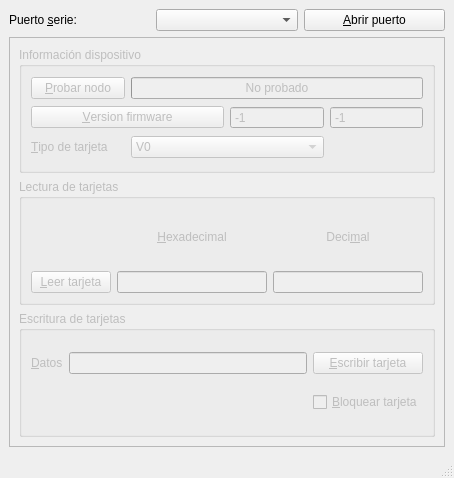
<ui version="4.0" >
 <class>MainWindow</class>
 <widget class="QMainWindow" name="MainWindow" >
  <property name="geometry" >
   <rect>
    <x>0</x>
    <y>0</y>
    <width>454</width>
    <height>478</height>
   </rect>
  </property>
  <property name="windowTitle" >
   <string>MainWindow</string>
  </property>
  <widget class="QWidget" name="centralwidget" >
   <layout class="QGridLayout" >
    <item row="0" column="0" >
     <widget class="QLabel" name="label" >
      <property name="text" >
       <string>Puerto &amp;serie:</string>
      </property>
      <property name="buddy" >
       <cstring>puerto</cstring>
      </property>
     </widget>
    </item>
    <item row="0" column="1" >
     <widget class="QComboBox" name="puerto" />
    </item>
    <item row="0" column="2" >
     <widget class="QPushButton" name="botonAbrirPuerto" >
      <property name="text" >
       <string>&amp;Abrir puerto</string>
      </property>
     </widget>
    </item>
    <item row="1" column="0" colspan="3" >
     <widget class="QFrame" name="framePadre" >
      <property name="enabled" >
       <bool>false</bool>
      </property>
      <property name="frameShape" >
       <enum>QFrame::StyledPanel</enum>
      </property>
      <property name="frameShadow" >
       <enum>QFrame::Raised</enum>
      </property>
      <layout class="QGridLayout" >
       <item row="0" column="0" >
        <widget class="QGroupBox" name="groupBox" >
         <property name="title" >
          <string>Información dispositivo</string>
         </property>
         <layout class="QGridLayout" >
          <item row="0" column="0" >
           <widget class="QPushButton" name="botonTestNodo" >
            <property name="text" >
             <string>&amp;Probar nodo</string>
            </property>
           </widget>
          </item>
          <item row="0" column="1" colspan="3" >
           <widget class="QProgressBar" name="progresoTest" >
            <property name="maximum" >
             <number>1</number>
            </property>
            <property name="value" >
             <number>0</number>
            </property>
            <property name="format" >
             <string>No probado</string>
            </property>
           </widget>
          </item>
          <item row="1" column="0" colspan="2" >
           <widget class="QPushButton" name="botonVersion" >
            <property name="text" >
             <string>&amp;Version firmware</string>
            </property>
           </widget>
          </item>
          <item row="1" column="2" >
           <widget class="QSpinBox" name="version0" >
            <property name="readOnly" >
             <bool>true</bool>
            </property>
            <property name="buttonSymbols" >
             <enum>QAbstractSpinBox::NoButtons</enum>
            </property>
            <property name="minimum" >
             <number>-1</number>
            </property>
            <property name="maximum" >
             <number>9999999</number>
            </property>
            <property name="value" >
             <number>-1</number>
            </property>
           </widget>
          </item>
          <item row="1" column="3" >
           <widget class="QSpinBox" name="version1" >
            <property name="readOnly" >
             <bool>true</bool>
            </property>
            <property name="buttonSymbols" >
             <enum>QAbstractSpinBox::NoButtons</enum>
            </property>
            <property name="minimum" >
             <number>-1</number>
            </property>
            <property name="maximum" >
             <number>9999999</number>
            </property>
            <property name="value" >
             <number>-1</number>
            </property>
           </widget>
          </item>
          <item row="2" column="0" >
           <widget class="QLabel" name="label_2" >
            <property name="text" >
             <string>&amp;Tipo de tarjeta</string>
            </property>
            <property name="buddy" >
             <cstring>tipoDeTarjeta</cstring>
            </property>
           </widget>
          </item>
          <item row="2" column="1" colspan="2" >
           <widget class="QComboBox" name="tipoDeTarjeta" >
            <item>
             <property name="text" >
              <string>V0</string>
             </property>
            </item>
            <item>
             <property name="text" >
              <string>V1</string>
             </property>
            </item>
           </widget>
          </item>
         </layout>
        </widget>
       </item>
       <item row="1" column="0" >
        <widget class="QGroupBox" name="groupBox_2" >
         <property name="title" >
          <string>Lectura de tarjetas</string>
         </property>
         <layout class="QGridLayout" >
          <item row="0" column="1" >
           <widget class="QLabel" name="label_3" >
            <property name="text" >
             <string>&amp;Hexadecimal</string>
            </property>
            <property name="alignment" >
             <set>Qt::AlignCenter</set>
            </property>
            <property name="buddy" >
             <cstring>leidoHex</cstring>
            </property>
           </widget>
          </item>
          <item row="0" column="2" >
           <widget class="QLabel" name="label_4" >
            <property name="text" >
             <string>Deci&amp;mal</string>
            </property>
            <property name="alignment" >
             <set>Qt::AlignCenter</set>
            </property>
            <property name="buddy" >
             <cstring>leidoDec</cstring>
            </property>
           </widget>
          </item>
          <item row="1" column="0" >
           <widget class="QPushButton" name="botonLeerTarjeta" >
            <property name="sizePolicy" >
             <sizepolicy vsizetype="Minimum" hsizetype="Fixed" >
              <horstretch>0</horstretch>
              <verstretch>0</verstretch>
             </sizepolicy>
            </property>
            <property name="text" >
             <string>&amp;Leer tarjeta</string>
            </property>
           </widget>
          </item>
          <item row="1" column="1" >
           <widget class="QLineEdit" name="leidoHex" >
            <property name="text" >
             <string/>
            </property>
            <property name="readOnly" >
             <bool>true</bool>
            </property>
           </widget>
          </item>
          <item row="1" column="2" >
           <widget class="QLineEdit" name="leidoDec" >
            <property name="readOnly" >
             <bool>true</bool>
            </property>
           </widget>
          </item>
         </layout>
        </widget>
       </item>
       <item row="2" column="0" >
        <widget class="QGroupBox" name="groupBox_3" >
         <property name="title" >
          <string>Escritura de tarjetas</string>
         </property>
         <layout class="QGridLayout" >
          <item row="0" column="0" >
           <widget class="QLabel" name="label_5" >
            <property name="sizePolicy" >
             <sizepolicy vsizetype="Preferred" hsizetype="Fixed" >
              <horstretch>0</horstretch>
              <verstretch>0</verstretch>
             </sizepolicy>
            </property>
            <property name="text" >
             <string>&amp;Datos</string>
            </property>
            <property name="buddy" >
             <cstring>paraEscribir</cstring>
            </property>
           </widget>
          </item>
          <item row="0" column="1" >
           <widget class="QLineEdit" name="paraEscribir" />
          </item>
          <item row="0" column="2" >
           <widget class="QPushButton" name="botonEscribirTarjeta" >
            <property name="sizePolicy" >
             <sizepolicy vsizetype="Minimum" hsizetype="Minimum" >
              <horstretch>0</horstretch>
              <verstretch>0</verstretch>
             </sizepolicy>
            </property>
            <property name="text" >
             <string>&amp;Escribir tarjeta</string>
            </property>
           </widget>
          </item>
          <item row="1" column="2" >
           <widget class="QCheckBox" name="bloquearTarjeta" >
            <property name="sizePolicy" >
             <sizepolicy vsizetype="Fixed" hsizetype="Fixed" >
              <horstretch>0</horstretch>
              <verstretch>0</verstretch>
             </sizepolicy>
            </property>
            <property name="text" >
             <string>&amp;Bloquear tarjeta</string>
            </property>
           </widget>
          </item>
         </layout>
        </widget>
       </item>
      </layout>
     </widget>
    </item>
   </layout>
  </widget>
  <widget class="QMenuBar" name="menubar" >
   <property name="geometry" >
    <rect>
     <x>0</x>
     <y>0</y>
     <width>454</width>
     <height>29</height>
    </rect>
   </property>
  </widget>
  <widget class="QStatusBar" name="statusbar" />
 </widget>
 <tabstops>
  <tabstop>puerto</tabstop>
  <tabstop>botonAbrirPuerto</tabstop>
  <tabstop>botonTestNodo</tabstop>
  <tabstop>botonVersion</tabstop>
  <tabstop>version0</tabstop>
  <tabstop>version1</tabstop>
  <tabstop>tipoDeTarjeta</tabstop>
  <tabstop>botonLeerTarjeta</tabstop>
  <tabstop>leidoHex</tabstop>
  <tabstop>leidoDec</tabstop>
  <tabstop>paraEscribir</tabstop>
  <tabstop>bloquearTarjeta</tabstop>
  <tabstop>botonEscribirTarjeta</tabstop>
 </tabstops>
 <resources/>
 <connections/>
</ui>
